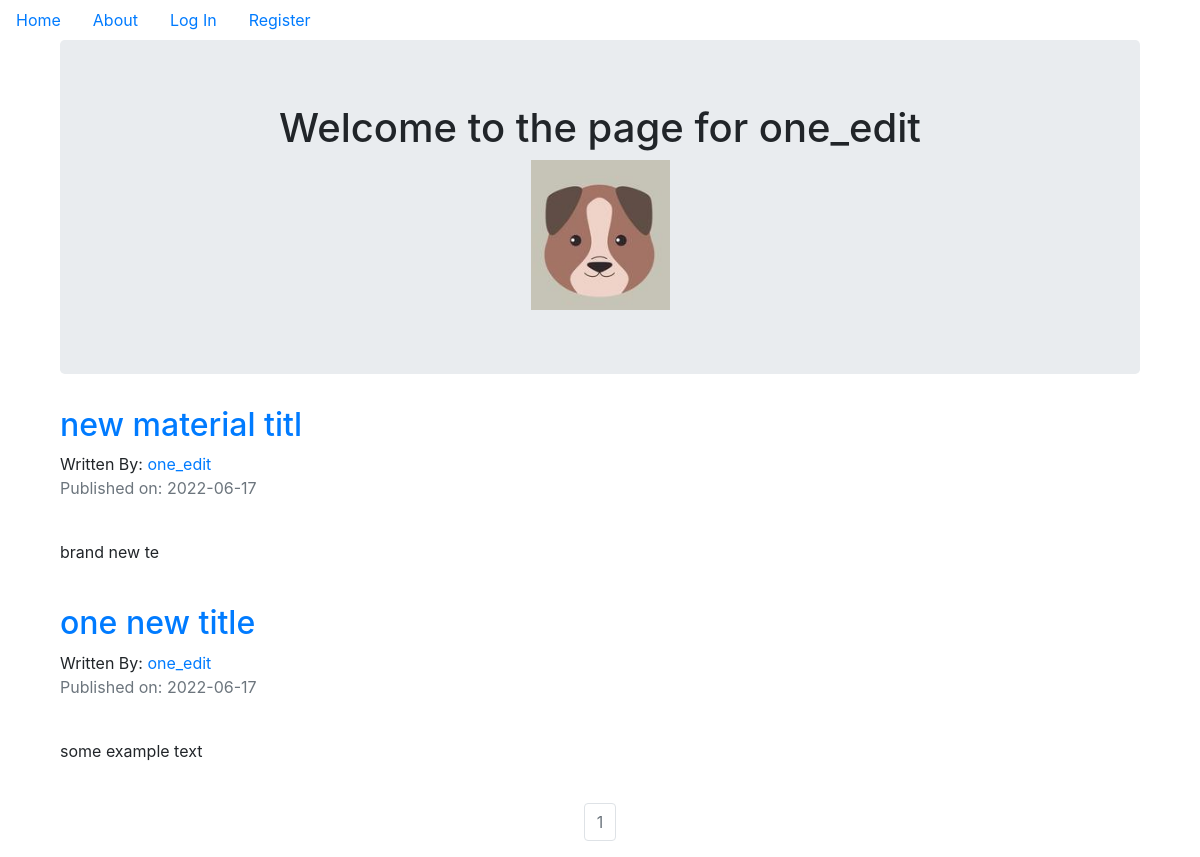
The app's page /one_edit with its own data.
### mlcompanyblog/models.py (models this page shows, shortened)
class User(db.Model, UserMixin):
    __tablename__ = 'users'
    id = db.Column(db.Integer, primary_key=True)
    profile_image = db.Column(db.String(64), nullable=False, default='default_profile.jpg')
    email = db.Column(db.String(64), unique=True, index=True)
    username = db.Column(db.String(64), unique=True, index=True)
    password_hash = db.Column(db.String(128))
    posts = db.relationship('BlogPost', backref='author', lazy=True)

class BlogPost(db.Model):
    users = db.relationship(User)
    id = db.Column(db.Integer, primary_key=True)
    user_id = db.Column(db.Integer, db.ForeignKey('users.id'), nullable=False)
    date = db. Column(db.DateTime, nullable=False, default=datetime.utcnow)
    title = db.Column(db.String(140), nullable=False)
    text = db.Column(db.Text, nullable=False)

### mlcompanyblog/users/views.py (the view)
@users.route("/<username>")
def user_posts(username):
    page = request.args.get('page', 1, type=int)
    user = User.query.filter_by(username=username).first_or_404()
    blog_posts = BlogPost.query.filter_by(author=user).order_by(BlogPost.date.desc()).paginate(page=page, per_page=5)
    return render_template('user_blog_posts.html', blog_posts=blog_posts, user=user)

### mlcompanyblog/templates/user_blog_posts.html (shortened to what this page needs)
{% extends "base.html" %} {% block content %}
<div class="container">
  <div class="jumbotron">
    <div align="center">
      <h1>Welcome to the page for {{user.username}}</h1>
      <img
        src="{{url_for('static', filename='profile_pics/'+user.profile_image)}}"
        alt=""
      />
    </div>
  </div>
  {% for post in blog_posts.items %}
  <h2>
    <a href="{{url_for('blog_posts.blog_post', blog_post_id=post.id)}}">{{post.title}}</a>
  </h2>
  Written By:
  <a href="{{url_for('users.user_posts', username=post.author.username)}}"
    >{{post.author.username}}</a
  >
  <p class="text-muted">Published on: {{post.date.strftime("%Y-%m-%d")}}</p>
  <br />
  <p>{{post.text}}</p>
  <br />
  {% endfor %}
</div>
<nav aria-label="'Page Navigation example">
  <ul class="pagination justify-content-center">
    {% for page_num in blog_posts.iter_pages(left_edge=1, right_edge=1,
    left_current=1, right_current=2) %} {% if blog_posts.page == page_num %}
    <li class="page-item disabled">
      <a
        class="page-link"
        href="{{url_for('users.user_posts',username=user.username, page=page_num)}}"
        >{{ page_num}}</a
      >
    </li>
    {% endif %} {% endfor %}
  </ul>
</nav>
{% endblock %}

### records on screen
User: username "one_edit", profile_image (placeholder picture)
BlogPost: title "new material titl", author.username "one_edit", date "2022-06-17", text "brand new te"
BlogPost: title "one new title", author.username "one_edit", date "2022-06-17", text "some example text"

### other values on screen
{{ page_num }} "1"
